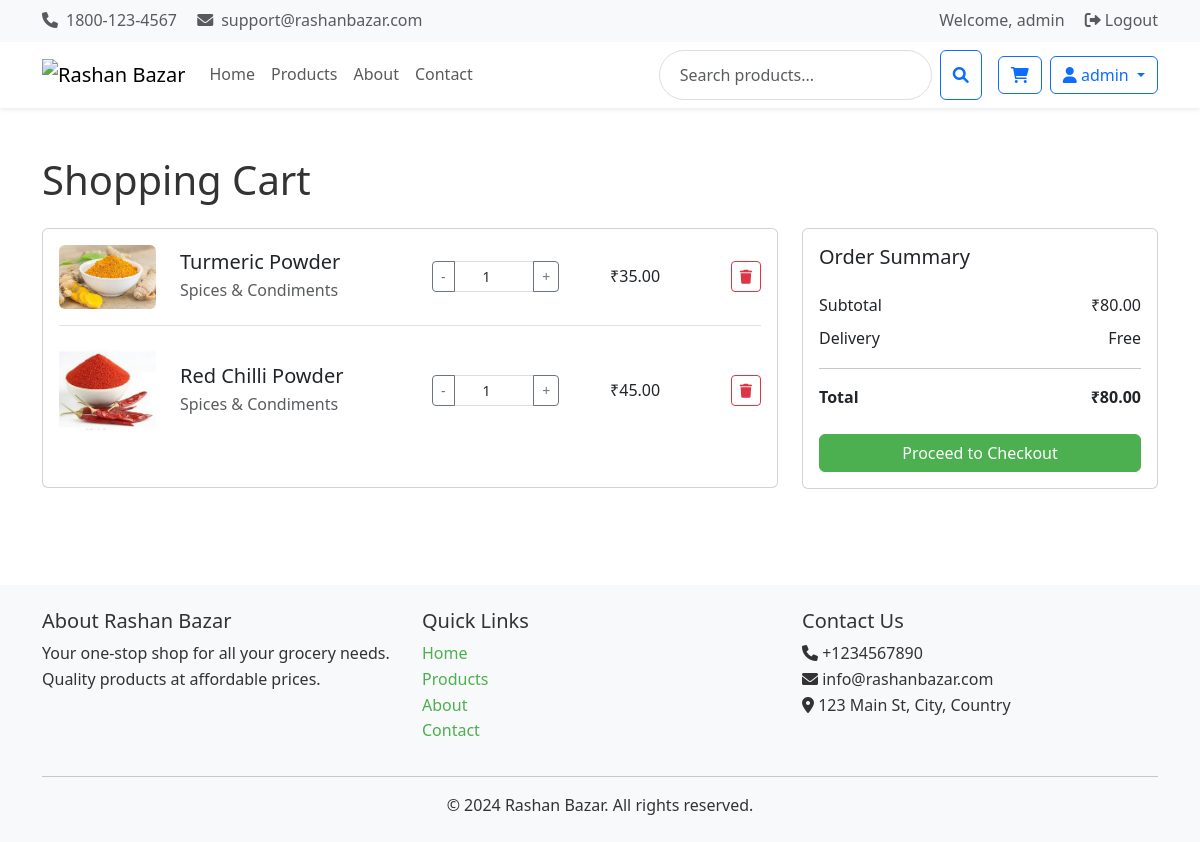
Screenshot of /cart/ (signed in) with the database file from the repository.
### accounts/models.py (models this page shows, shortened)
class CustomUser(AbstractUser):
    phone_number = models.CharField(max_length=15, blank=True)
    address = models.TextField(blank=True)

### cart/models.py (models this page shows, shortened)
class CartItem(models.Model):
    cart = models.ForeignKey(Cart, related_name='items', on_delete=models.CASCADE)
    product = models.ForeignKey(Product, related_name='cart_items', on_delete=models.CASCADE)
    quantity = models.PositiveIntegerField(default=1)
    def get_cost(self):
        return self.product.price * self.quantity

class Cart(models.Model):
    user = models.ForeignKey(settings.AUTH_USER_MODEL, on_delete=models.CASCADE)
    created = models.DateTimeField(auto_now_add=True)
    updated = models.DateTimeField(auto_now=True)
    def get_total_price(self):
        return sum(item.get_cost() for item in self.items.all())

### products/models.py (models this page shows, shortened)
class Product(models.Model):
    category = models.ForeignKey(Category, related_name='products', on_delete=models.CASCADE)
    name = models.CharField(max_length=200)
    slug = models.SlugField(unique=True)
    description = models.TextField()
    price = models.DecimalField(max_digits=10, decimal_places=2)
    stock = models.PositiveIntegerField()
    available = models.BooleanField(default=True)
    image = models.ImageField(upload_to='products/')
    created = models.DateTimeField(auto_now_add=True)
    updated = models.DateTimeField(auto_now=True)
    class Meta:
        ordering = ['-created']

class Category(models.Model):
    name = models.CharField(max_length=100)
    slug = models.SlugField(unique=True)
    description = models.TextField(blank=True)
    image = models.ImageField(upload_to='categories/', blank=True)
    class Meta:
        verbose_name_plural = 'Categories'

### cart/views.py (the view)
# urls.py: path('', views.cart_detail, name='cart_detail'),
@login_required
def cart_detail(request):
    cart, created = Cart.objects.get_or_create(user=request.user)
    context = {
        'cart': cart,
        'total': cart.get_total_price()
    }
    return render(request, 'cart/cart_detail.html', context)

### cart/context_processors.py (called while the page is built)
def cart(request):
    if request.user.is_authenticated:
        cart, created = Cart.objects.get_or_create(user=request.user)
        return {'cart': cart}
    return {'cart': None}

### templates/cart/cart_detail.html (shortened to what this page needs)
{% extends 'base.html' %}
{% block content %}
<div class="container py-4">
    <h1 class="mb-4">Shopping Cart</h1>
    {% if cart.items.all %}
    <div class="row">
        <div class="col-md-8">
            <div class="card">
                <div class="card-body">
                    {% for item in cart.items.all %}
                    <div class="cart-item mb-3 pb-3 border-bottom {% if forloop.last %}border-bottom-0 mb-0 pb-0{% endif %}">
                        <div class="row align-items-center">
                            <div class="col-3 col-md-2">
                                {% if item.product.image %}
                                    <img src="{{ item.product.image.url }}" alt="{{ item.product.name }}" class="img-fluid rounded">
                                {% else %}
                                    <div class="bg-secondary text-white d-flex align-items-center justify-content-center rounded" style="height: 80px;">
                                        <i class="fas fa-box fa-2x"></i>
                                    </div>
                                {% endif %}
                            </div>
                            <div class="col-9 col-md-10">
                                <div class="row align-items-center">
                                    <div class="col-md-5">
                                        <h5 class="mb-1">{{ item.product.name }}</h5>
                                        <p class="text-muted mb-0">{{ item.product.category.name }}</p>
                                    </div>
                                    <div class="col-md-3">
                                        <div class="input-group input-group-sm">
                                            <button class="btn btn-outline-secondary update-quantity"
                                                    data-product-id="{{ item.product.id }}"
                                                    data-action="decrease">-</button>
                                            <input type="number" class="form-control text-center quantity-input"
                                                   value="{{ item.quantity }}" min="1" max="99"
                                                   data-product-id="{{ item.product.id }}">
                                            <button class="btn btn-outline-secondary update-quantity"
                                                    data-product-id="{{ item.product.id }}"
                                                    data-action="increase">+</button>
                                        </div>
                                    </div>
                                    <div class="col-md-2 text-end">
                                        <span class="h6 mb-0">₹{{ item.get_cost }}</span>
                                    </div>
                                    <div class="col-md-2 text-end">
                                        <button class="btn btn-sm btn-outline-danger remove-item"
                                                data-product-id="{{ item.product.id }}">
                                            <i class="fas fa-trash"></i>
                                        </button>
                                    </div>
                                </div>
                            </div>
                        </div>
                    </div>
                    {% endfor %}
                </div>
            </div>
        </div>
        <div class="col-md-4">
            <div class="card">
                <div class="card-body">
                    <h5 class="card-title mb-4">Order Summary</h5>
                    <div class="d-flex justify-content-between mb-2">
                        <span>Subtotal</span>
                        <span>₹{{ cart.get_total_price }}</span>
                    </div>
                    <div class="d-flex justify-content-between mb-2">
                        <span>Delivery</span>
                        <span>Free</span>
                    </div>
                    <hr>
                    <div class="d-flex justify-content-between mb-4">
                        <strong>Total</strong>
                        <strong>₹{{ cart.get_total_price }}</strong>
                    </div>
                    <a href="{% url 'orders:order_create' %}" class="btn btn-primary w-100">
                        Proceed to Checkout
                    </a>
                </div>
            </div>
        </div>
    </div>
    {% endif %}
</div>
{% endblock %}

### templates/base.html (shortened to what this page needs)
<!DOCTYPE html>
{% load static %}
<html lang="en">
<head>
    <link href="https://cdn.jsdelivr.net/npm/bootstrap@5.3.0/dist/css/bootstrap.min.css" rel="stylesheet">
    <link href="https://cdnjs.cloudflare.com/ajax/libs/font-awesome/6.0.0/css/all.min.css" rel="stylesheet">
    <link href="{% static 'css/style.css' %}" rel="stylesheet">
</head>
<body>
    <div class="bg-light py-2">
        <div class="container">
            <div class="row align-items-center">
                <div class="col-md-6">
                    <span class="text-muted"><i class="fas fa-phone me-2"></i>1800-123-4567</span>
                    <span class="text-muted ms-3"><i class="fas fa-envelope me-2"></i>support@rashanbazar.com</span>
                </div>
                <div class="col-md-6 text-end">
                    {% if user.is_authenticated %}
                        <span class="text-muted me-3">Welcome, {{ user.username }}</span>
                        <a href="{% url 'account_logout' %}" class="text-muted"><i class="fas fa-sign-out-alt me-1"></i>Logout</a>
                    {% else %}
                        <a href="{% url 'account_login' %}" class="text-muted me-3"><i class="fas fa-sign-in-alt me-1"></i>Login</a>
                        <a href="{% url 'account_signup' %}" class="text-muted"><i class="fas fa-user-plus me-1"></i>Sign Up</a>
                    {% endif %}
                </div>
            </div>
        </div>
    </div>
    <nav class="navbar navbar-expand-lg navbar-light bg-white shadow-sm sticky-top">
        <div class="container">
            <a class="navbar-brand" href="{% url 'home' %}">
                <img src="{% static 'images/logo.png' %}" alt="Rashan Bazar" height="40">
            </a>
            <div class="collapse navbar-collapse" id="navbarNav">
                <ul class="navbar-nav me-auto">
                    <li class="nav-item">
                        <a class="nav-link" href="{% url 'home' %}">Home</a>
                    </li>
                    <li class="nav-item">
                        <a class="nav-link" href="{% url 'products:product_list' %}">Products</a>
                    </li>
                    <li class="nav-item">
                        <a class="nav-link" href="{% url 'about' %}">About</a>
                    </li>
                    <li class="nav-item">
                        <a class="nav-link" href="{% url 'contact' %}">Contact</a>
                    </li>
                </ul>
                <div class="d-flex align-items-center">
                    <form class="d-flex me-3" action="{% url 'products:product_list' %}" method="get">
                        <input class="form-control me-2" type="search" name="q" placeholder="Search products..." aria-label="Search">
                        <button class="btn btn-outline-primary" type="submit">
                            <i class="fas fa-search"></i>
                        </button>
                    </form>
                    {% if user.is_authenticated %}
                        <div class="d-flex align-items-center">
                            <a href="{% url 'cart:cart_detail' %}" class="btn btn-outline-primary me-2 position-relative">
                                <i class="fas fa-shopping-cart"></i>
                            </a>
                            <div class="dropdown">
                                <button class="btn btn-outline-primary dropdown-toggle" type="button" id="userDropdown" data-bs-toggle="dropdown">
                                    <i class="fas fa-user"></i> {{ user.username }}
                                </button>
                            </div>
                        </div>
                    {% else %}
                        <div class="d-flex gap-2">
                            <a href="{% url 'account_login' %}" class="btn btn-outline-primary">Login</a>
                            <a href="{% url 'account_signup' %}" class="btn btn-primary">Sign Up</a>
                        </div>
                    {% endif %}
                </div>
            </div>
        </div>
    </nav>
    <main class="py-4">
        {% block content %}{% endblock %}
    </main>
    <footer class="bg-light py-4 mt-5">
        <div class="container">
            <div class="row">
                <div class="col-md-4">
                    <h5>About Rashan Bazar</h5>
                    <p>Your one-stop shop for all your grocery needs. Quality products at affordable prices.</p>
                </div>
                <div class="col-md-4">
                    <h5>Quick Links</h5>
                    <ul class="list-unstyled">
                        <li><a href="{% url 'home' %}" class="text-decoration-none">Home</a></li>
                        <li><a href="{% url 'products:product_list' %}" class="text-decoration-none">Products</a></li>
                        <li><a href="{% url 'about' %}" class="text-decoration-none">About</a></li>
                        <li><a href="{% url 'contact' %}" class="text-decoration-none">Contact</a></li>
                    </ul>
                </div>
                <div class="col-md-4">
                    <h5>Contact Us</h5>
                    <ul class="list-unstyled">
                        <li><i class="fas fa-phone"></i> +1234567890</li>
                        <li><i class="fas fa-envelope"></i> info@rashanbazar.com</li>
                        <li><i class="fas fa-map-marker-alt"></i> 123 Main St, City, Country</li>
                    </ul>
                </div>
            </div>
            <hr>
            <div class="text-center">
                <p class="mb-0">&copy; 2024 Rashan Bazar. All rights reserved.</p>
            </div>
        </div>
    </footer>
</body>
</html>

### static/css/style.css (style rules this page uses)
:root { --primary-color: #4CAF50; --secondary-color: #45a049; --accent-color: #ff9800; --text-color: #333; --light-gray: #f5f5f5; --border-color: #ddd; }
body { font-family: 'Segoe UI', Tahoma, Geneva, Verdana, sans-serif; line-height: 1.6; color: var(--text-color); margin: 0; padding: 0; }
.navbar { background-color: white; box-shadow: 0 2px 4px rgba(0,0,0,0.1); }
.navbar-brand img { max-height: 40px; }
.btn-primary { background-color: var(--primary-color); border-color: var(--primary-color); }
a { text-decoration: none; color: var(--primary-color); transition: color 0.3s ease; }
.form-control { border-radius: 25px; padding: 0.75rem 1.25rem; border: 1px solid var(--border-color); }

### rows the page displays
CustomUser: username "admin"
CartItem: product.image (picture), product.name "Turmeric Powder", product.category.name "Spices & Condiments", quantity "1", get_cost "35.00"
CartItem: product.image (picture), product.name "Red Chilli Powder", product.category.name "Spices & Condiments", quantity "1", get_cost "45.00"
Cart: get_total_price "80.00"
